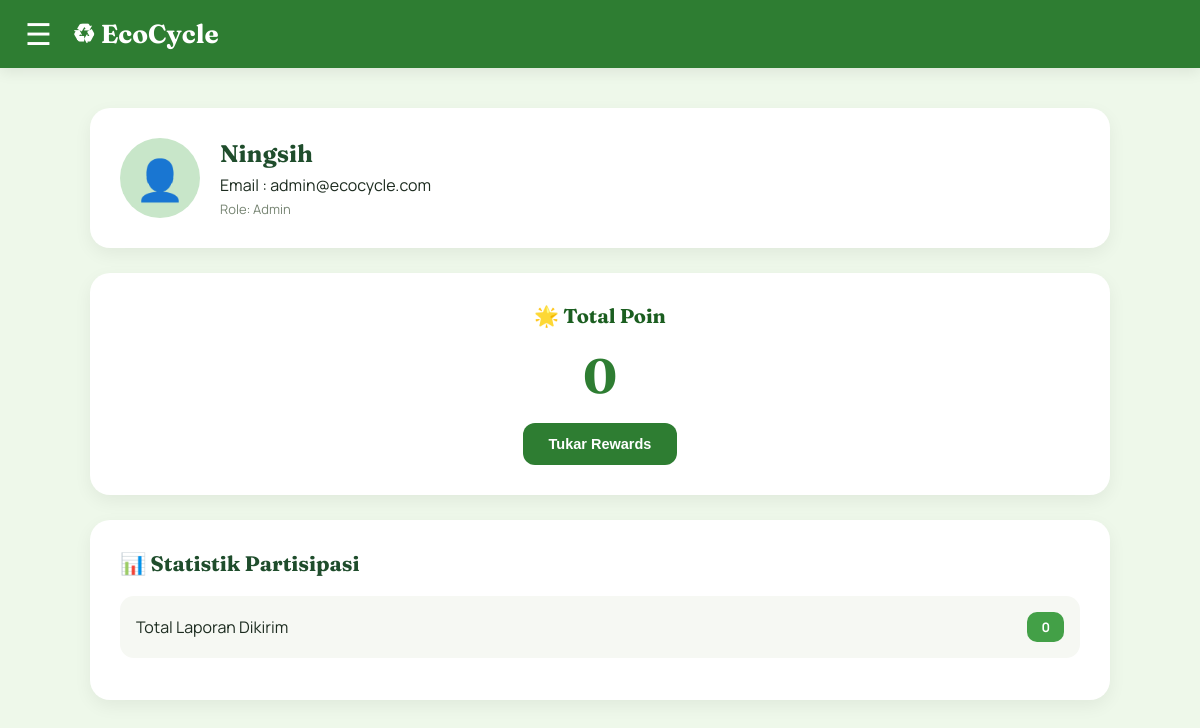
Screenshot of /EcoCycle/profil.php (signed in) with the database file from the repository.
### tables this page shows
CREATE TABLE `users` (
  `id_user` int(11) NOT NULL,
  `nama` varchar(100) NOT NULL,
  `email` varchar(50) NOT NULL,
  `password` varchar(255) NOT NULL,
  `role` varchar(50) DEFAULT 'masyarakat',
  `point` int(11) DEFAULT 0,
  `foto` varchar(255) DEFAULT NULL,
  `no_hp` varchar(20) DEFAULT NULL,
  `alamat` text DEFAULT NULL,
  `created_at` timestamp NOT NULL DEFAULT current_timestamp()
);

### EcoCycle/profil.php (the view, shortened to what this page needs)
<?php
include 'koneksi.php';
$id_user = $_SESSION['user']['id_user'];
$stmt = mysqli_prepare($conn, "SELECT * FROM users WHERE id_user = ?");
mysqli_stmt_bind_param($stmt, "i", $id_user);
mysqli_stmt_execute($stmt);
$user = mysqli_fetch_assoc(mysqli_stmt_get_result($stmt));
$stmtL = mysqli_prepare($conn, "SELECT COUNT(*) as total FROM laporan WHERE id_user = ?");
mysqli_stmt_bind_param($stmtL, "i", $id_user);
mysqli_stmt_execute($stmtL);
$totalLaporan = mysqli_fetch_assoc(mysqli_stmt_get_result($stmtL))['total'];
?>
<!DOCTYPE html>
<html lang="id">
<head>
  <link rel="stylesheet" href="style2.css">
</head>
<body class="dashboard-body">
  <nav class="navbar">
    <div class="left-navbar">
      <div class="menu-toggle" id="menuToggle">☰</div>
      <div class="logo">♻ EcoCycle</div>
    </div>
  </nav>
  <section class="dashboard-container">
    <div class="profile-card">
      <div class="profile-left">
        <div class="profile-image">👤</div>
        <div>
          <h2 style="font-family:'Fraunces',serif; color:#1f4d2c; margin-bottom:6px;"><?php echo htmlspecialchars($user['nama']); ?></h2>
          <p>Email : <?php echo htmlspecialchars($user['email']); ?></p>
          <p style="margin-top:4px; color:#768472; font-size:13px; text-transform:capitalize;">Role: <?php echo htmlspecialchars($user['role']); ?></p>
        </div>
      </div>
    </div>
    <div class="point-card">
      <h2>🌟 Total Poin</h2>
      <h1><?php echo (int)$user['point']; ?></h1>
      <a href="reward.php"><button>Tukar Rewards</button></a>
    </div>
    <div class="content-card">
      <h2>📊 Statistik Partisipasi</h2>
      <div class="status-item">
        <div class="info"><span>Total Laporan Dikirim</span></div>
        <span class="status status-selesai"><?php echo (int)$totalLaporan; ?></span>
      </div>
    </div>
  </section>
</body>
</html>

### EcoCycle/style2.css (style rules this page uses)
* { margin: 0; padding: 0; box-sizing: border-box; }
body { font-family: 'Manrope', sans-serif; color: #1c2b1f; }
.dashboard-body { background: #eef8ea; font-family: 'Manrope', sans-serif; min-height: 100vh; }
.navbar { background: #2e7d32; padding: 18px 25px; color: white; position: sticky; top: 0; z-index: 50; box-shadow: 0 4px 14px rgba(0,0,0,0.08); }
.left-navbar { display: flex; align-items: center; gap: 20px; }
.logo { font-family: 'Fraunces', serif; font-size: 26px; font-weight: 700; }
.menu-toggle { font-size: 30px; cursor: pointer; line-height: 1; }
.dashboard-container { padding: 40px; display: grid; gap: 25px; max-width: 1100px; margin: 0 auto; }
.profile-card, .point-card, .status-card, .content-card { background: white; padding: 30px; border-radius: 20px; box-shadow: 0 6px 18px rgba(0,0,0,0.06); }
.profile-left { display: flex; align-items: center; gap: 20px; }
.profile-image { width: 80px; height: 80px; background: #c8e6c9; border-radius: 50%; display: flex; justify-content: center; align-items: center; font-size: 40px; flex-shrink: 0; }
.point-card { text-align: center; }
.point-card h2 { font-family: 'Fraunces', serif; color: #1b5e20; font-size: 20px; }
.point-card h1 { font-family: 'Fraunces', serif; font-size: 48px; color: #2e7d32; margin: 18px 0; }
.btn-primary, .point-card button, .submit-btn-sm { padding: 13px 26px; border: none; background: #2e7d32; color: white; border-radius: 12px; font-size: 14.5px; font-weight: 700; cursor: pointer; text-decoration: none; display: inline-block; transition: background 0.2s ease; }
.status-card h2, .content-card h2 { font-family: 'Fraunces', serif; margin-bottom: 20px; color: #1f4d2c; font-size: 21px; }
.status-item { display: flex; justify-content: space-between; align-items: center; margin-bottom: 12px; padding: 16px; background: #f6f8f3; border-radius: 14px; gap: 12px; }
.status { padding: 6px 14px; border-radius: 10px; color: white; font-size: 13px; font-weight: 700; white-space: nowrap; }
.selesai, .status-selesai { background: #43a047; }

### rows the page displays
users: nama "Ningsih", email "admin@ecocycle.com", role "Admin", point "0"

### other values shown
$totalLaporan "0"
